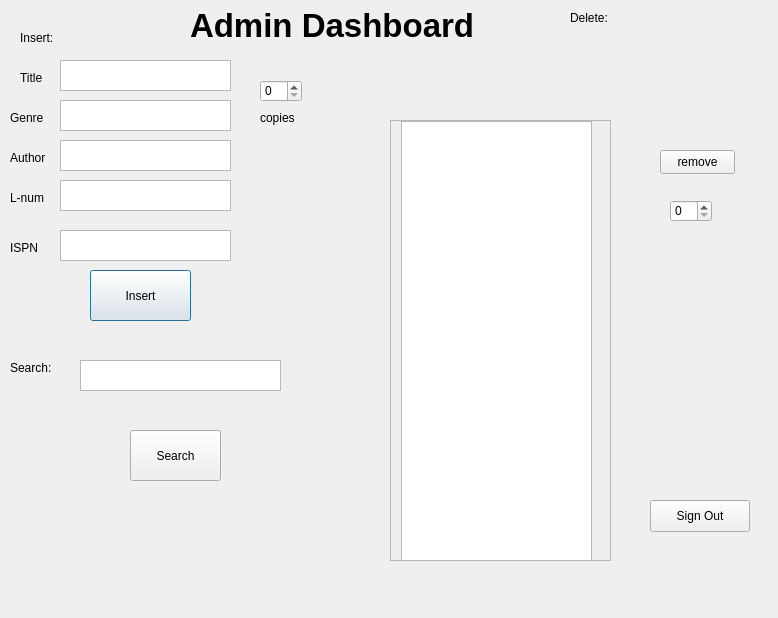
<?xml version="1.0" encoding="UTF-8"?>
<ui version="4.0">
 <class>admin</class>
 <widget class="QDialog" name="admin">
  <property name="geometry">
   <rect>
    <x>0</x>
    <y>0</y>
    <width>778</width>
    <height>618</height>
   </rect>
  </property>
  <property name="windowTitle">
   <string>Dialog</string>
  </property>
  <widget class="QLabel" name="adminLabel">
   <property name="geometry">
    <rect>
     <x>190</x>
     <y>0</y>
     <width>371</width>
     <height>51</height>
    </rect>
   </property>
   <property name="font">
    <font>
     <pointsize>25</pointsize>
     <bold>true</bold>
    </font>
   </property>
   <property name="text">
    <string>Admin Dashboard</string>
   </property>
  </widget>
  <widget class="QLabel" name="insertLabel">
   <property name="geometry">
    <rect>
     <x>20</x>
     <y>30</y>
     <width>58</width>
     <height>16</height>
    </rect>
   </property>
   <property name="text">
    <string>Insert:</string>
   </property>
  </widget>
  <widget class="QScrollArea" name="deleteArea">
   <property name="geometry">
    <rect>
     <x>390</x>
     <y>120</y>
     <width>221</width>
     <height>441</height>
    </rect>
   </property>
   <property name="widgetResizable">
    <bool>true</bool>
   </property>
   <widget class="QWidget" name="scrollAreaWidgetContents_2">
    <property name="geometry">
     <rect>
      <x>0</x>
      <y>0</y>
      <width>219</width>
      <height>439</height>
     </rect>
    </property>
    <widget class="QListWidget" name="listWidget">
     <property name="geometry">
      <rect>
       <x>10</x>
       <y>0</y>
       <width>191</width>
       <height>441</height>
      </rect>
     </property>
    </widget>
   </widget>
  </widget>
  <widget class="QLabel" name="deleteLabel">
   <property name="geometry">
    <rect>
     <x>570</x>
     <y>10</y>
     <width>58</width>
     <height>16</height>
    </rect>
   </property>
   <property name="text">
    <string>Delete:</string>
   </property>
  </widget>
  <widget class="QTextEdit" name="titleTextBox">
   <property name="geometry">
    <rect>
     <x>60</x>
     <y>60</y>
     <width>171</width>
     <height>31</height>
    </rect>
   </property>
   <property name="html">
    <string>&lt;!DOCTYPE HTML PUBLIC &quot;-//W3C//DTD HTML 4.0//EN&quot; &quot;http://www.w3.org/TR/REC-html40/strict.dtd&quot;&gt;
&lt;html&gt;&lt;head&gt;&lt;meta name=&quot;qrichtext&quot; content=&quot;1&quot; /&gt;&lt;meta charset=&quot;utf-8&quot; /&gt;&lt;style type=&quot;text/css&quot;&gt;
p, li { white-space: pre-wrap; }
hr { height: 1px; border-width: 0; }
li.unchecked::marker { content: &quot;\2610&quot;; }
li.checked::marker { content: &quot;\2612&quot;; }
&lt;/style&gt;&lt;/head&gt;&lt;body style=&quot; font-family:'Segoe UI'; font-size:9pt; font-weight:400; font-style:normal;&quot;&gt;
&lt;p style=&quot;-qt-paragraph-type:empty; margin-top:0px; margin-bottom:0px; margin-left:0px; margin-right:0px; -qt-block-indent:0; text-indent:0px;&quot;&gt;&lt;br /&gt;&lt;/p&gt;&lt;/body&gt;&lt;/html&gt;</string>
   </property>
  </widget>
  <widget class="QLabel" name="label">
   <property name="geometry">
    <rect>
     <x>20</x>
     <y>70</y>
     <width>49</width>
     <height>16</height>
    </rect>
   </property>
   <property name="text">
    <string>Title</string>
   </property>
  </widget>
  <widget class="QTextEdit" name="authorTextBox">
   <property name="geometry">
    <rect>
     <x>60</x>
     <y>140</y>
     <width>171</width>
     <height>31</height>
    </rect>
   </property>
   <property name="html">
    <string>&lt;!DOCTYPE HTML PUBLIC &quot;-//W3C//DTD HTML 4.0//EN&quot; &quot;http://www.w3.org/TR/REC-html40/strict.dtd&quot;&gt;
&lt;html&gt;&lt;head&gt;&lt;meta name=&quot;qrichtext&quot; content=&quot;1&quot; /&gt;&lt;meta charset=&quot;utf-8&quot; /&gt;&lt;style type=&quot;text/css&quot;&gt;
p, li { white-space: pre-wrap; }
hr { height: 1px; border-width: 0; }
li.unchecked::marker { content: &quot;\2610&quot;; }
li.checked::marker { content: &quot;\2612&quot;; }
&lt;/style&gt;&lt;/head&gt;&lt;body style=&quot; font-family:'Segoe UI'; font-size:9pt; font-weight:400; font-style:normal;&quot;&gt;
&lt;p style=&quot;-qt-paragraph-type:empty; margin-top:0px; margin-bottom:0px; margin-left:0px; margin-right:0px; -qt-block-indent:0; text-indent:0px;&quot;&gt;&lt;br /&gt;&lt;/p&gt;&lt;/body&gt;&lt;/html&gt;</string>
   </property>
  </widget>
  <widget class="QLabel" name="label_2">
   <property name="geometry">
    <rect>
     <x>10</x>
     <y>150</y>
     <width>49</width>
     <height>16</height>
    </rect>
   </property>
   <property name="text">
    <string>Author</string>
   </property>
  </widget>
  <widget class="QPushButton" name="pushButton">
   <property name="geometry">
    <rect>
     <x>90</x>
     <y>270</y>
     <width>101</width>
     <height>51</height>
    </rect>
   </property>
   <property name="text">
    <string>Insert</string>
   </property>
  </widget>
  <widget class="QSpinBox" name="copiesNumber">
   <property name="geometry">
    <rect>
     <x>260</x>
     <y>80</y>
     <width>42</width>
     <height>22</height>
    </rect>
   </property>
  </widget>
  <widget class="QLabel" name="label_3">
   <property name="geometry">
    <rect>
     <x>260</x>
     <y>110</y>
     <width>49</width>
     <height>16</height>
    </rect>
   </property>
   <property name="text">
    <string>copies</string>
   </property>
  </widget>
  <widget class="QTextEdit" name="titleSearchTextedit">
   <property name="geometry">
    <rect>
     <x>80</x>
     <y>360</y>
     <width>201</width>
     <height>31</height>
    </rect>
   </property>
  </widget>
  <widget class="QPushButton" name="pushButton_2">
   <property name="geometry">
    <rect>
     <x>130</x>
     <y>430</y>
     <width>91</width>
     <height>51</height>
    </rect>
   </property>
   <property name="text">
    <string>Search</string>
   </property>
  </widget>
  <widget class="QPushButton" name="pushButton_3">
   <property name="geometry">
    <rect>
     <x>660</x>
     <y>150</y>
     <width>75</width>
     <height>24</height>
    </rect>
   </property>
   <property name="text">
    <string>remove</string>
   </property>
  </widget>
  <widget class="QSpinBox" name="removingNumber">
   <property name="geometry">
    <rect>
     <x>670</x>
     <y>200</y>
     <width>42</width>
     <height>22</height>
    </rect>
   </property>
  </widget>
  <widget class="QLabel" name="label_6">
   <property name="geometry">
    <rect>
     <x>10</x>
     <y>360</y>
     <width>49</width>
     <height>16</height>
    </rect>
   </property>
   <property name="text">
    <string>Search:</string>
   </property>
  </widget>
  <widget class="QPushButton" name="signOutPushButton">
   <property name="geometry">
    <rect>
     <x>650</x>
     <y>500</y>
     <width>100</width>
     <height>32</height>
    </rect>
   </property>
   <property name="text">
    <string>Sign Out</string>
   </property>
  </widget>
  <widget class="QTextEdit" name="genreTextBox">
   <property name="geometry">
    <rect>
     <x>60</x>
     <y>100</y>
     <width>171</width>
     <height>31</height>
    </rect>
   </property>
   <property name="html">
    <string>&lt;!DOCTYPE HTML PUBLIC &quot;-//W3C//DTD HTML 4.0//EN&quot; &quot;http://www.w3.org/TR/REC-html40/strict.dtd&quot;&gt;
&lt;html&gt;&lt;head&gt;&lt;meta name=&quot;qrichtext&quot; content=&quot;1&quot; /&gt;&lt;meta charset=&quot;utf-8&quot; /&gt;&lt;style type=&quot;text/css&quot;&gt;
p, li { white-space: pre-wrap; }
hr { height: 1px; border-width: 0; }
li.unchecked::marker { content: &quot;\2610&quot;; }
li.checked::marker { content: &quot;\2612&quot;; }
&lt;/style&gt;&lt;/head&gt;&lt;body style=&quot; font-family:'Segoe UI'; font-size:9pt; font-weight:400; font-style:normal;&quot;&gt;
&lt;p style=&quot;-qt-paragraph-type:empty; margin-top:0px; margin-bottom:0px; margin-left:0px; margin-right:0px; -qt-block-indent:0; text-indent:0px;&quot;&gt;&lt;br /&gt;&lt;/p&gt;&lt;/body&gt;&lt;/html&gt;</string>
   </property>
  </widget>
  <widget class="QLabel" name="label_7">
   <property name="geometry">
    <rect>
     <x>10</x>
     <y>110</y>
     <width>49</width>
     <height>16</height>
    </rect>
   </property>
   <property name="text">
    <string>Genre</string>
   </property>
  </widget>
  <widget class="QLabel" name="label_4">
   <property name="geometry">
    <rect>
     <x>10</x>
     <y>190</y>
     <width>49</width>
     <height>16</height>
    </rect>
   </property>
   <property name="text">
    <string>L-num</string>
   </property>
  </widget>
  <widget class="QTextEdit" name="lnumTextBox">
   <property name="geometry">
    <rect>
     <x>60</x>
     <y>180</y>
     <width>171</width>
     <height>31</height>
    </rect>
   </property>
   <property name="html">
    <string>&lt;!DOCTYPE HTML PUBLIC &quot;-//W3C//DTD HTML 4.0//EN&quot; &quot;http://www.w3.org/TR/REC-html40/strict.dtd&quot;&gt;
&lt;html&gt;&lt;head&gt;&lt;meta name=&quot;qrichtext&quot; content=&quot;1&quot; /&gt;&lt;meta charset=&quot;utf-8&quot; /&gt;&lt;style type=&quot;text/css&quot;&gt;
p, li { white-space: pre-wrap; }
hr { height: 1px; border-width: 0; }
li.unchecked::marker { content: &quot;\2610&quot;; }
li.checked::marker { content: &quot;\2612&quot;; }
&lt;/style&gt;&lt;/head&gt;&lt;body style=&quot; font-family:'Segoe UI'; font-size:9pt; font-weight:400; font-style:normal;&quot;&gt;
&lt;p style=&quot;-qt-paragraph-type:empty; margin-top:0px; margin-bottom:0px; margin-left:0px; margin-right:0px; -qt-block-indent:0; text-indent:0px;&quot;&gt;&lt;br /&gt;&lt;/p&gt;&lt;/body&gt;&lt;/html&gt;</string>
   </property>
  </widget>
  <widget class="QTextEdit" name="ISPNTextBox">
   <property name="geometry">
    <rect>
     <x>60</x>
     <y>230</y>
     <width>171</width>
     <height>31</height>
    </rect>
   </property>
   <property name="html">
    <string>&lt;!DOCTYPE HTML PUBLIC &quot;-//W3C//DTD HTML 4.0//EN&quot; &quot;http://www.w3.org/TR/REC-html40/strict.dtd&quot;&gt;
&lt;html&gt;&lt;head&gt;&lt;meta name=&quot;qrichtext&quot; content=&quot;1&quot; /&gt;&lt;meta charset=&quot;utf-8&quot; /&gt;&lt;style type=&quot;text/css&quot;&gt;
p, li { white-space: pre-wrap; }
hr { height: 1px; border-width: 0; }
li.unchecked::marker { content: &quot;\2610&quot;; }
li.checked::marker { content: &quot;\2612&quot;; }
&lt;/style&gt;&lt;/head&gt;&lt;body style=&quot; font-family:'Segoe UI'; font-size:9pt; font-weight:400; font-style:normal;&quot;&gt;
&lt;p style=&quot;-qt-paragraph-type:empty; margin-top:0px; margin-bottom:0px; margin-left:0px; margin-right:0px; -qt-block-indent:0; text-indent:0px;&quot;&gt;&lt;br /&gt;&lt;/p&gt;&lt;/body&gt;&lt;/html&gt;</string>
   </property>
  </widget>
  <widget class="QLabel" name="label_5">
   <property name="geometry">
    <rect>
     <x>10</x>
     <y>240</y>
     <width>49</width>
     <height>16</height>
    </rect>
   </property>
   <property name="text">
    <string>ISPN</string>
   </property>
  </widget>
 </widget>
 <resources/>
 <connections/>
</ui>
